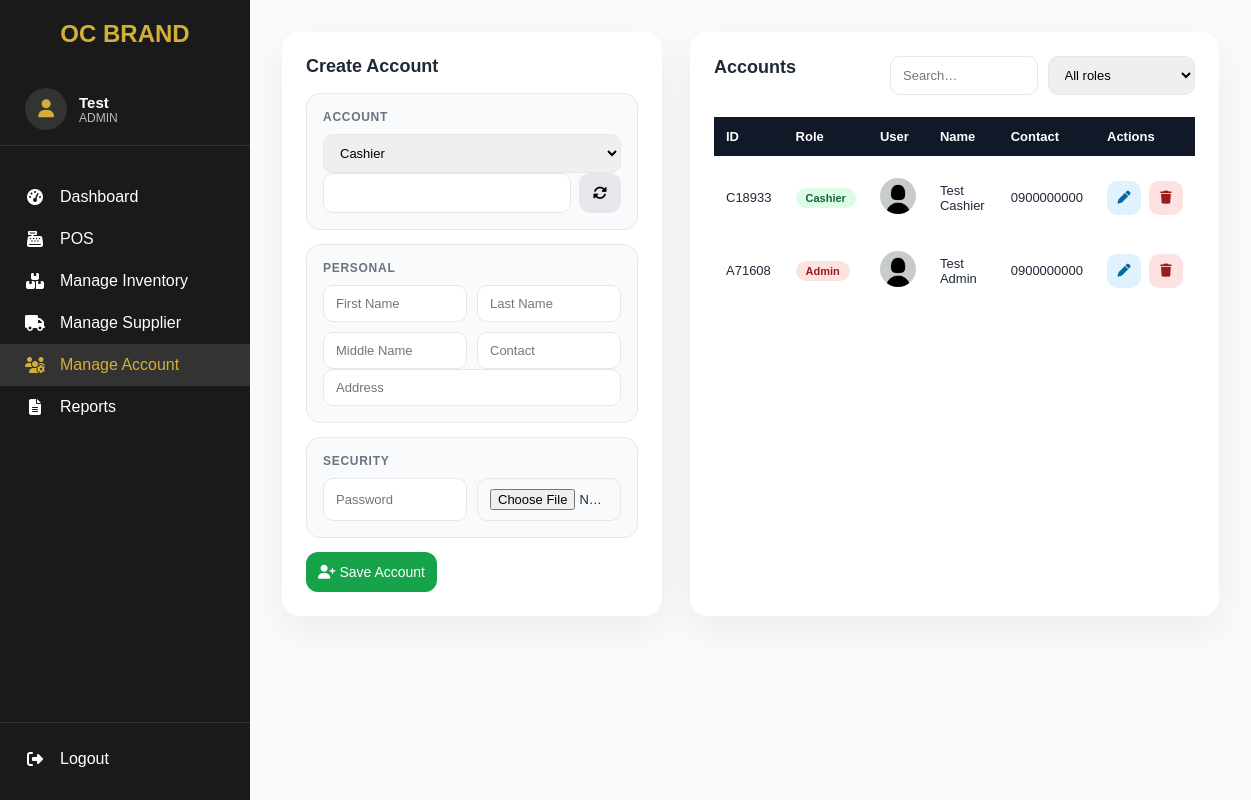
/admin/account.php (signed in), run on an earlier commit of the app's database.
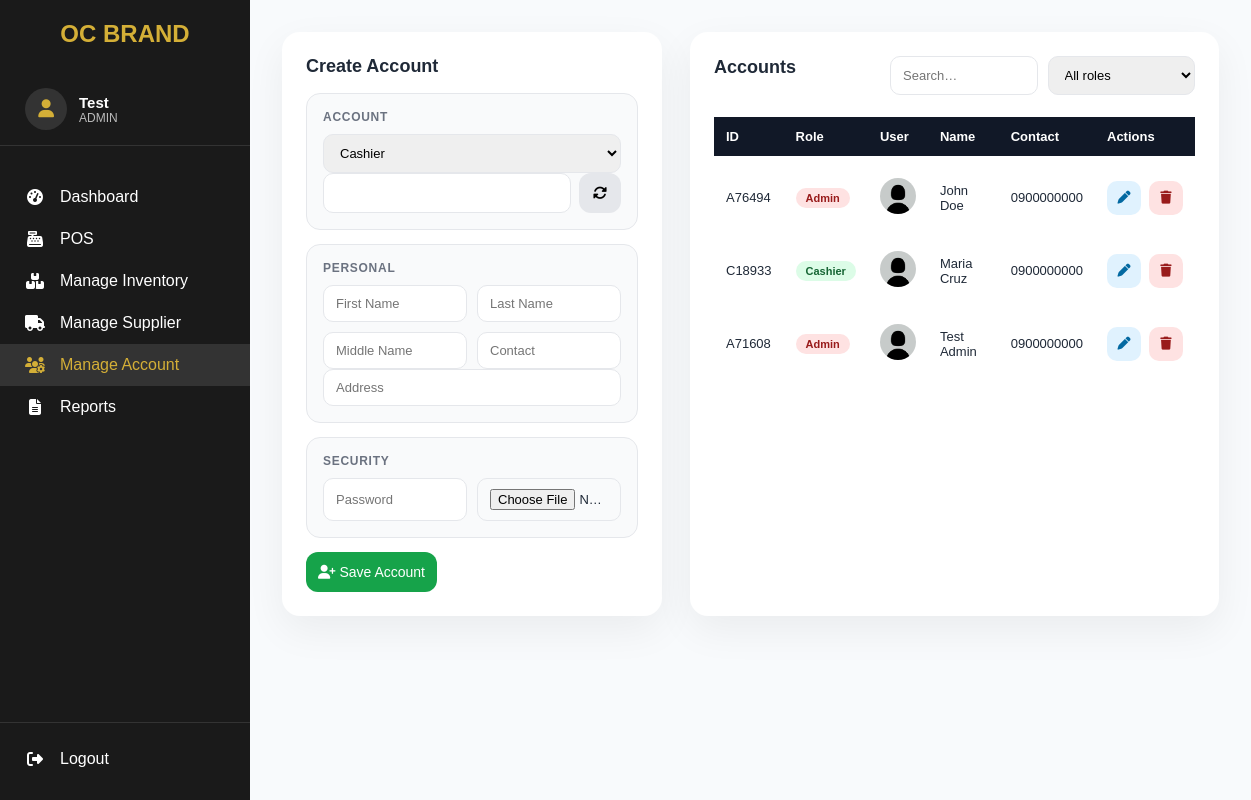
And on a later commit of the database.
### tables this page shows
CREATE TABLE `accounts` (
  `id` int(11) NOT NULL,
  `account_id` varchar(10) NOT NULL,
  `role` enum('cashier','admin') NOT NULL,
  `fname` varchar(100) NOT NULL,
  `mname` varchar(100) NOT NULL,
  `lname` varchar(100) NOT NULL,
  `address` varchar(255) NOT NULL,
  `contact` varchar(50) NOT NULL,
  `password` varchar(255) NOT NULL,
  `photo` text NOT NULL,
  `created_at` timestamp NOT NULL DEFAULT current_timestamp()
);

### admin/account.php (the view, shortened to what this page needs)
<?php
require_once "../db.php";
$currentPage = basename($_SERVER['PHP_SELF'], '.php');
$sql = "
    SELECT id, account_id, role, fname, mname, lname, address, contact, photo
    FROM accounts
    ORDER BY id DESC
";
$result = $conn->query($sql);
?>
<!DOCTYPE html>
<html lang="en">
<head>
<link rel="stylesheet" href="https://cdnjs.cloudflare.com/ajax/libs/font-awesome/6.5.0/css/all.min.css">
</head>
<body>
<?php include "sidebar.php"; ?>
<div class="content">
<div class="page-grid">
<div class="card">
<h2 id="formTitle">Create Account</h2>
<form id="accountForm" enctype="multipart/form-data">
<div class="form-section">
<h4>Account</h4>
<select name="role" id="role" onchange="generateAccountId()" required>
  <option value="cashier">Cashier</option>
</select>
<div class="account-id">
  <input type="text" id="account_id" name="account_id" readonly required>
  <button type="button" class="secondary" onclick="generateAccountId()" id="regenBtn"><i class="fa fa-rotate"></i></button>
</div>
</div>
<div class="form-section">
<h4>Personal</h4>
<div class="grid">
  <input name="fname" placeholder="First Name" required>
  <input name="lname" placeholder="Last Name" required>
  <input name="mname" placeholder="Middle Name">
  <input name="contact" placeholder="Contact">
</div>
<input name="address" placeholder="Address">
</div>
<div class="form-section">
<h4>Security</h4>
<div class="grid">
  <input type="password" name="password" placeholder="Password">
  <input type="file" name="photo" accept="image/*" onchange="previewImg(event)">
</div>
</div>
<button class="primary" id="submitBtn"><i class="fa fa-user-plus"></i> Save Account</button>
</form>
</div>
<div class="card table-card">
<div class="table-header">
  <h2>Accounts</h2>
  <div class="filters">
    <input id="searchInput" placeholder="Search…">
    <select id="roleFilter">
      <option value="">All roles</option>
    </select>
  </div>
</div>
<table>
<thead>
<tr>
  <th>ID</th>
  <th>Role</th>
  <th>User</th>
  <th>Name</th>
  <th>Contact</th>
  <th>Actions</th>
</tr>
</thead>
<tbody id="tableBody">
<?php while($row=$result->fetch_assoc()): $fullName=trim($row['fname'].' '.($row['mname']?$row['mname'].' ':'').$row['lname']); ?>
<tr data-role="<?= $row['role'] ?>">
  <td><?= htmlspecialchars($row['account_id']) ?></td>
  <td><span class="role-badge role-<?= $row['role'] ?>"><?= ucfirst($row['role']) ?></span></td>
  <td><img class="avatar" src="../uploads/<?= htmlspecialchars($row['photo']) ?>"></td>
  <td><?= htmlspecialchars($fullName) ?></td>
  <td><?= htmlspecialchars($row['contact']) ?></td>
  <td>
    <div class="actions">
      <div class="action-btn action-edit" onclick="editAccount(<?= (int)$row['id'] ?>,'<?= htmlspecialchars($row['account_id']) ?>','<?= $row['role'] ?>','<?= htmlspecialchars($row['fname']) ?>','<?= htmlspecialchars($row['mname']) ?>','<?= htmlspecialchars($row['lname']) ?>','<?= htmlspecialchars($row['address']) ?>','<?= htmlspecialchars($row['contact']) ?>')"><i class="fa fa-pen"></i></div>
      <div class="action-btn action-delete" onclick="deleteAccount(<?= $row['id'] ?>)"><i class="fa fa-trash"></i></div>
    </div>
  </td>
</tr>
<?php endwhile; ?>
</tbody>
</table>
</div>
</div>
</div>
</body>
</html>

### admin/sidebar.php (shortened to what this page needs)
<?php
require_once __DIR__ . "/../db.php";
$userId = (int) $_SESSION['user_id'];
$stmt = $conn->prepare("SELECT fname, role FROM accounts WHERE id = ?");
$stmt->bind_param("i", $userId);
$stmt->execute();
$user = $stmt->get_result()->fetch_assoc();
$fname = htmlspecialchars($user['fname'] ?? '', ENT_QUOTES, 'UTF-8');
$role  = htmlspecialchars($user['role'] ?? '', ENT_QUOTES, 'UTF-8');
?>
<div class="sidebar">
    <div>
        <h2>OC Brand</h2>
        <div class="sidebar-user">
            <div class="avatar">
                <i class="fas fa-user"></i>
            </div>
            <div class="user-info">
                <span class="name"><?= $fname ?></span>
                <span class="role"><?= ucfirst($role) ?></span>
            </div>
        </div>
        <a href="dashboard.php" class="<?= $currentPage === 'dashboard' ? 'active' : '' ?>">
            <i class="fas fa-tachometer-alt"></i> Dashboard
        </a>
        <a href="pos.php" class="<?= $currentPage === 'pos' ? 'active' : '' ?>">
            <i class="fas fa-cash-register"></i> POS
        </a>
        <a href="inventory.php" class="<?= $currentPage === 'inventory' ? 'active' : '' ?>">
            <i class="fas fa-boxes"></i> Manage Inventory
        </a>
        <a href="supplier.php" class="<?= $currentPage === 'supplier' ? 'active' : '' ?>">
            <i class="fas fa-truck"></i> Manage Supplier
        </a>
        <?php if ($role === 'admin'): ?>
        <a href="account.php" class="<?= $currentPage === 'account' ? 'active' : '' ?>">
            <i class="fas fa-users-cog"></i> Manage Account
        </a>
        <?php endif; ?>
        <a href="reports.php" class="<?= $currentPage === 'reports' ? 'active' : '' ?>">
            <i class="fas fa-file-alt"></i> Reports
        </a>
    </div>
    <div class="logout">
        <a href="#" onclick="confirmLogout(event)">
            <i class="fas fa-sign-out-alt"></i> Logout
        </a>
    </div>
</div>

What changed in the data, as far as the page shows it:
added accounts: account "A76494", role "Admin", photo (picture), fullName "John Doe", contact "0900000000"
changed accounts "Cashier": fullName "Test Cashier" → "Maria Cruz"
